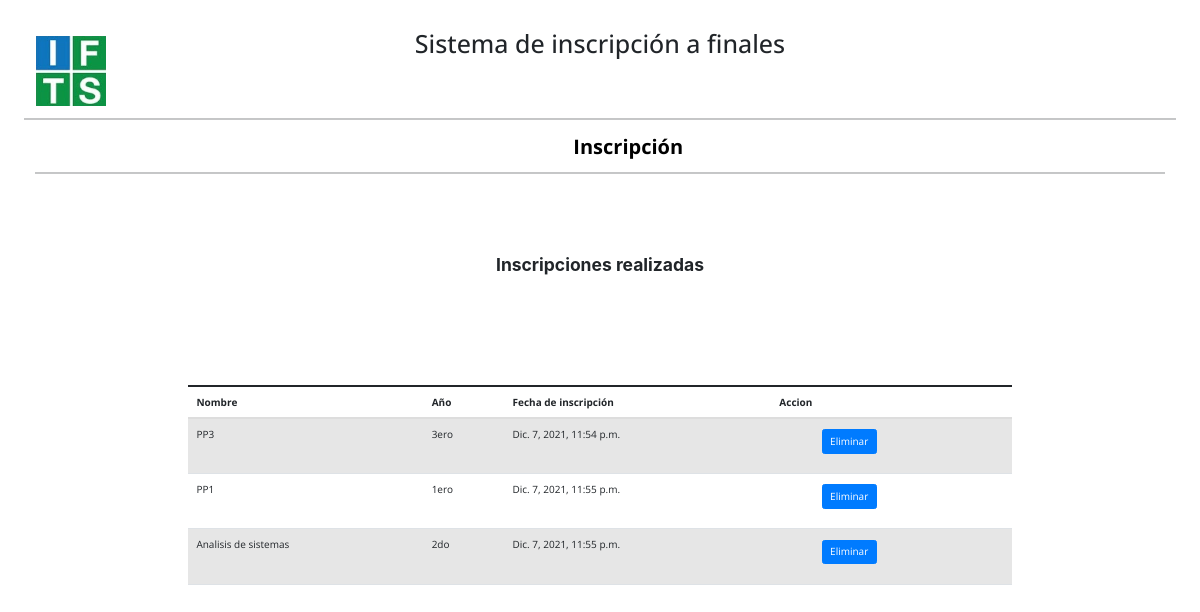
/inscripcion_ifts18/alumno/inscripciones/ (signed in), run on the app's committed database.
### inscripcion_ifts18/models.py (models this page shows, shortened)
class MateriaAlumno(models.Model):
    id_materia = models.OneToOneField('Materia', on_delete=models.CASCADE)
    id_alumno = models.ForeignKey(Alumno, on_delete=models.CASCADE)
    fecha_inscripcion = models.DateTimeField('Fecha inscripción')

class Materia(models.Model):
    id_curso = models.ForeignKey(Curso, on_delete=models.CASCADE)
    descripcion = models.CharField(max_length=200,  unique=True)

class Curso(models.Model):
    descripcion = models.CharField(max_length=200,  unique=True)

### inscripcion_ifts18/views.py (the view)
# urls.py: path('alumno/inscripciones/',Inscripcion.verInscripciones, name='verInscripciones'),
    @login_required
    def verInscripciones(request):
        if request.user.is_authenticated:
            id_alumno = request.session['id_alumno']
            inscripciones = MateriaAlumno.objects.filter(id_alumno=id_alumno)
            return render(request,'inscripcion_ifts18/alumno/inscripciones.html', {'inscripciones': inscripciones})
        else:
            return redirect('inscripcion_ifts18:LoginView')

### inscripcion_ifts18/templates/inscripcion_ifts18/alumno/inscripciones.html (shortened to what this page needs)
{% extends "inscripcion_ifts18/base.html" %}
{% block nav %}
<div class="anclas">
    <a href="{% url 'inscripcion_ifts18:inscripcion' %}">Inscripción</a>
    <hr>
  </div>
    {% endblock %}
{% block body %}
<h3>Inscripciones realizadas</h2>
{% if not inscripciones %}
<div class="alert alert-warning" role="alert">
    <strong>¡No existen inscripciones!</strong>
</div>
{% else %}
<br><br>
<table class="table table-striped">
<tbody>
    <thead>
        <tr>
          <th scope="col">Nombre</th>
          <th scope="col">Año</th>
          <th scope="col">Fecha de inscripción</th>
          <th scope="col">Accion</th>
        </tr>
      </thead>
    {% for inscripcion in inscripciones %}
    <tr>
      <td>{{ inscripcion.id_materia.descripcion}}</td>
      <td>{{ inscripcion.id_materia.id_curso.descripcion}}</td>
      <td>{{ inscripcion.fecha_inscripcion}}</td>
      <td>
        <a class="btn-link" href="{% url 'inscripcion_ifts18:eliminarInscripcion' inscripcion.id %}">
            <button type="button" class="btn btn-primary">Eliminar</button>
        </a>
      </td>
    </tr>
    {% endfor %}
    {% endif %}
</tbody>
</table>
{% endblock %}

### inscripcion_ifts18/templates/inscripcion_ifts18/base.html (shortened to what this page needs)
<!DOCTYPE html>
<html lang="en">
<head>
    <link href="https://cdn.jsdelivr.net/npm/bootstrap@5.1.3/dist/css/bootstrap.min.css" rel="stylesheet"
>
    <link rel="stylesheet" href="//netdna.bootstrapcdn.com/bootstrap/3.1.0/css/bootstrap.min.css">
    <link href="//maxcdn.bootstrapcdn.com/bootstrap/4.0.0/css/bootstrap.min.css" rel="stylesheet" id="bootstrap-css">
    {% load static %}
    <link rel="stylesheet" type="text/css" href="{% static 'styles.css' %}">
</head>
<nav>
    <a href=""><img src="{% static 'ifts.jpg' %}" alt="" width="70px"></a>
    <h1 class="titulo">Sistema de inscripción a finales </h1>
    <hr class="nav">
    {% block nav %}
    {% load static %}
    {% endblock %}
</nav>
<body>
    {% block body %}{% endblock %}
</body>
</html>

### inscripcion_ifts18/static/styles.css (style rules this page uses)
* { font-family: 'Open Sans', sans-serif; margin: 1%; }
body { height:1000px; }
.titulo { text-align: center; }
.anclas { text-align: center; }
.anclas a { color:black; text-decoration: none; width:50%; margin:auto; font-size: 20px; font-weight: bold; margin-left: 5%; }
h1 { width: 600px; margin: -90px auto; }
.nav { margin-top:150px; }
h3 { width: 80%; text-align: center; margin: 80px auto; font-weight:bold; }
.table { width: 70%!important; height: 20%; margin: auto; }
button { margin-left:40px; margin-bottom:10px; }
a { color: #92badd; display:inline-block; text-decoration: none; font-weight: 400; }

### data on the page
MateriaAlumno: id_materia.descripcion "PP3", id_materia.id_curso.descripcion "3ero", fecha_inscripcion "Dic. 7, 2021, 11:54 p.m."
MateriaAlumno: id_materia.descripcion "PP1", id_materia.id_curso.descripcion "1ero", fecha_inscripcion "Dic. 7, 2021, 11:55 p.m."
MateriaAlumno: id_materia.descripcion "Analisis de sistemas", id_materia.id_curso.descripcion "2do", fecha_inscripcion "Dic. 7, 2021, 11:55 p.m."
